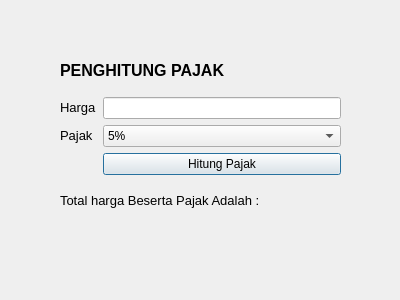
<?xml version="1.0" encoding="UTF-8"?>
<ui version="4.0">
 <class>Dialog</class>
 <widget class="QDialog" name="Dialog">
  <property name="geometry">
   <rect>
    <x>0</x>
    <y>0</y>
    <width>400</width>
    <height>300</height>
   </rect>
  </property>
  <property name="windowTitle">
   <string>Dialog</string>
  </property>
  <widget class="QWidget" name="">
   <property name="geometry">
    <rect>
     <x>60</x>
     <y>50</y>
     <width>281</width>
     <height>171</height>
    </rect>
   </property>
   <layout class="QGridLayout" name="gridLayout">
    <item row="0" column="0" colspan="2">
     <widget class="QLabel" name="label">
      <property name="text">
       <string>&lt;html&gt;&lt;head/&gt;&lt;body&gt;&lt;p&gt;&lt;span style=&quot; font-size:12pt; font-weight:600;&quot;&gt;PENGHITUNG PAJAK&lt;/span&gt;&lt;/p&gt;&lt;/body&gt;&lt;/html&gt;</string>
      </property>
     </widget>
    </item>
    <item row="1" column="0">
     <widget class="QLabel" name="label_2">
      <property name="text">
       <string>&lt;html&gt;&lt;head/&gt;&lt;body&gt;&lt;p&gt;&lt;span style=&quot; font-size:10pt;&quot;&gt;Harga&lt;/span&gt;&lt;/p&gt;&lt;/body&gt;&lt;/html&gt;</string>
      </property>
     </widget>
    </item>
    <item row="1" column="1">
     <widget class="QLineEdit" name="lineEdit"/>
    </item>
    <item row="2" column="0">
     <widget class="QLabel" name="label_3">
      <property name="text">
       <string>&lt;html&gt;&lt;head/&gt;&lt;body&gt;&lt;p&gt;&lt;span style=&quot; font-size:10pt;&quot;&gt;Pajak&lt;/span&gt;&lt;/p&gt;&lt;/body&gt;&lt;/html&gt;</string>
      </property>
     </widget>
    </item>
    <item row="2" column="1">
     <widget class="QComboBox" name="comboBox">
      <item>
       <property name="text">
        <string>5%</string>
       </property>
      </item>
      <item>
       <property name="text">
        <string>10%</string>
       </property>
      </item>
      <item>
       <property name="text">
        <string>20%</string>
       </property>
      </item>
     </widget>
    </item>
    <item row="3" column="1">
     <widget class="QPushButton" name="pushButton">
      <property name="text">
       <string>Hitung Pajak</string>
      </property>
     </widget>
    </item>
    <item row="4" column="0" colspan="2">
     <widget class="QLabel" name="label_4">
      <property name="text">
       <string>&lt;html&gt;&lt;head/&gt;&lt;body&gt;&lt;p&gt;&lt;span style=&quot; font-size:10pt;&quot;&gt;Total harga Beserta Pajak Adalah :&lt;/span&gt;&lt;/p&gt;&lt;/body&gt;&lt;/html&gt;</string>
      </property>
     </widget>
    </item>
   </layout>
  </widget>
 </widget>
 <resources/>
 <connections/>
</ui>
